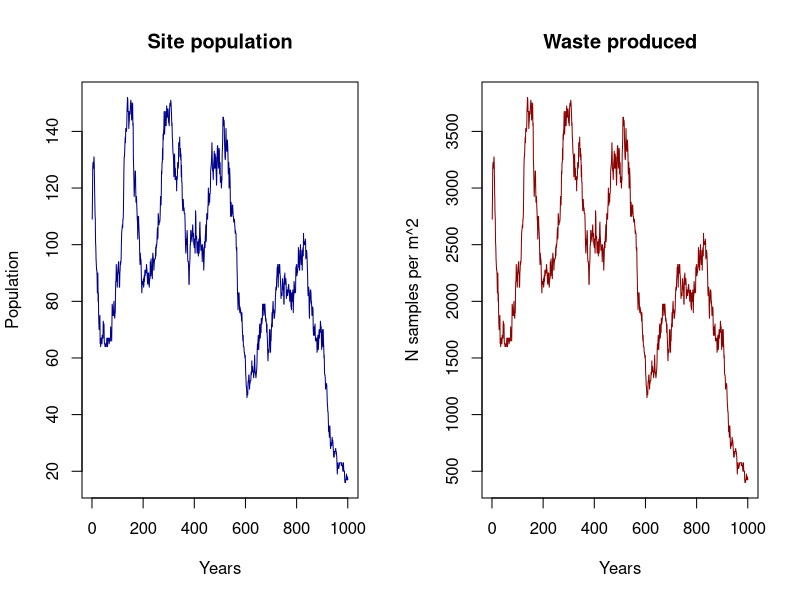
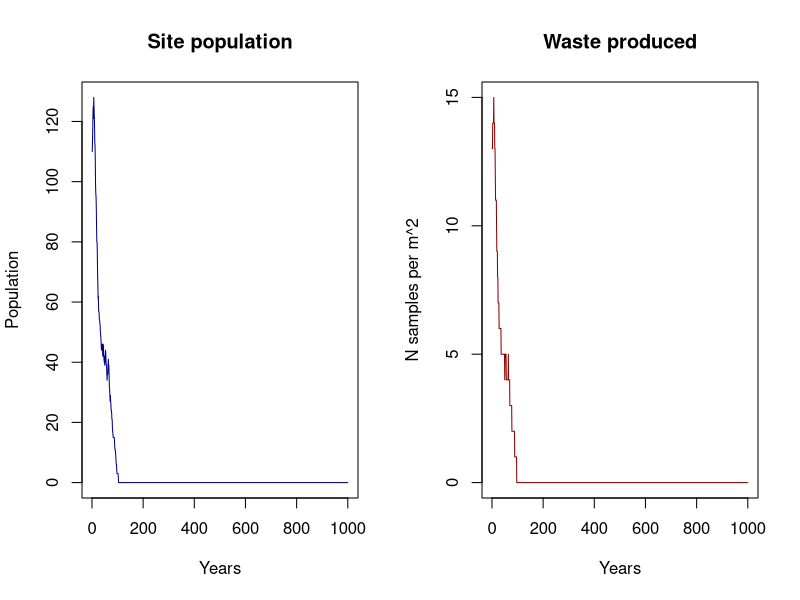
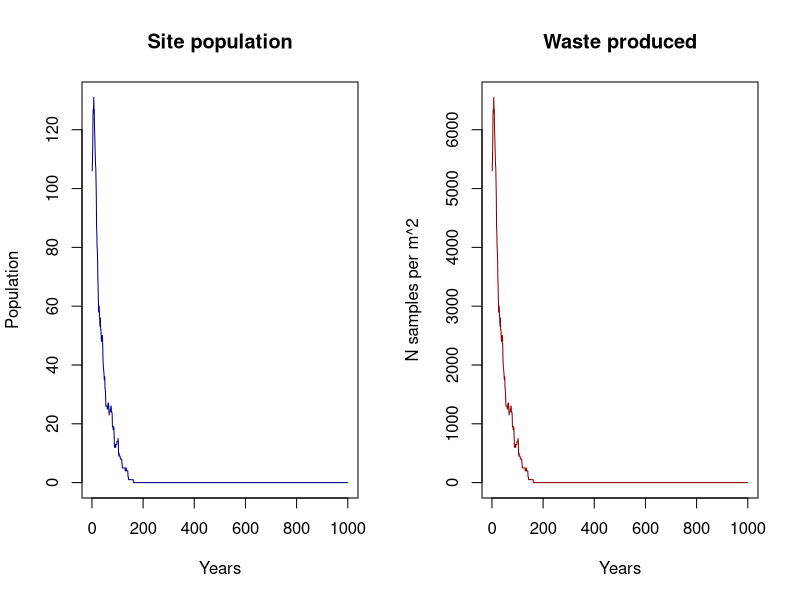
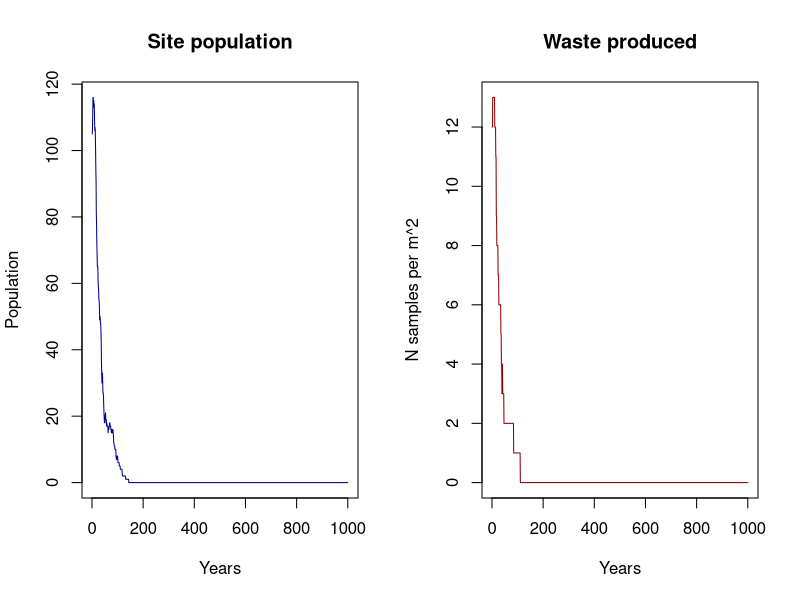
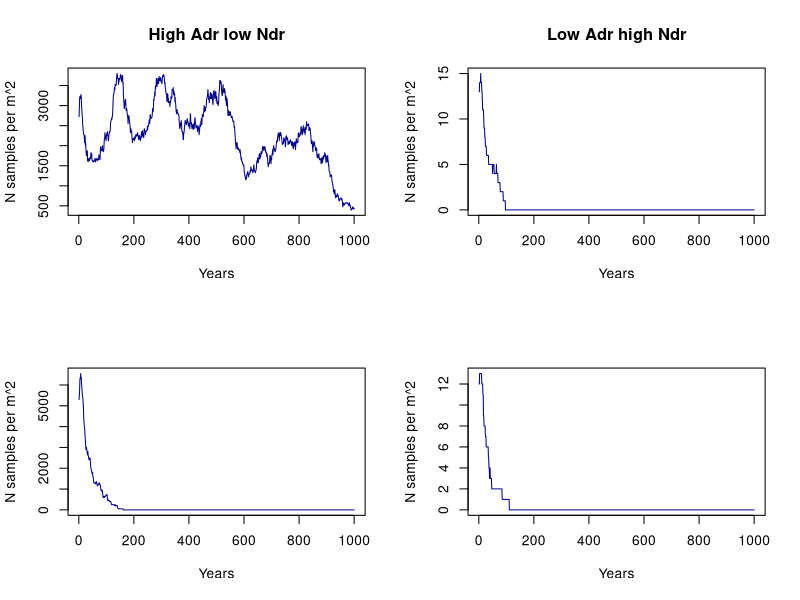

Here is the R script that generated these plots, in order:
## ---- chunk 1
library(DiagrammeR)

grViz("
digraph record_formation {

graph [layout = dot, ## Set title and layout
       label = 'Record formation process',
       labelloc = 't'
       fontname = Helvetica,
       fontsize = 30]

# node definitions with substituted label text
node [fontname = Helvetica, ## General node definition
      style = filled,
      color = MistyRose]
      
## Per node definition
a [label = '@@1',
   fillcolor = Orangered]
b [label = '@@2']
c [label = '@@3',
   fillcolor = Orangered]
d [label = '@@4']
e [label = '@@5',
   fillcolor = Orangered]
f [label = '@@6',
   fillcolor = orange,
   fixedsize = shape,
   width = 4.5,
   height = 1,
   fontsize = 30]

## General edge definition
edge [color = grey,
       arrowhead = vee,
       arrowtail = vee]

## Specific edges
a -> {c}
b -> {c}
c -> {f}
d -> {e}
e -> {f}
}

## Label definition
[1]: 'Pop (group size)'
[2]: 'Site function'
[3]: 'Anthropogenic deposition rates'
[4]: 'Site type'
[5]: 'Natural deposition rates'
[6]: 'Waste/sqrm'

")

## ---- chunk 2
grViz("
digraph record_formation {

graph [layout = dot, ## Set title and layout
       label = 'Record formation process',
       labelloc = 't'
       fontname = Helvetica,
       fontsize = 30]

# node definitions with substituted label text
node [fontname = Helvetica, ## General node definition
      style = filled,
      color = MistyRose]
      
## Per node definition
a [label = '@@1',
   fillcolor = Orangered]
b [label = '@@2',
   fillcolor = orange,
   fixedsize = shape,
   width = 4.5,
   height = 1,
   fontsize = 30]

## General edge definition
edge [color = grey,
       arrowhead = vee,
       arrowtail = vee]

## Specific edges
a -> {b}
}

## Label definition
[1]: 'Pop (group size)'
[2]: 'Waste/sqrm'

")

## ---- chunk 3
grViz("
digraph record_formation {

graph [layout = dot, ## Set title and layout
       label = 'Record formation process',
       labelloc = 't'
       fontname = Helvetica,
       fontsize = 30]

# node definitions with substituted label text
node [fontname = Helvetica, ## General node definition
      style = filled,
      color = MistyRose]
      
## Per node definition
a [label = '@@1',
   fillcolor = Orangered]
b [label = '@@2',
   fillcolor = Orangered]
c [label = '@@3',
   fillcolor = orange,
   fixedsize = shape,
   width = 4.5,
   height = 1,
   fontsize = 30]

## General edge definition
edge [color = grey,
       arrowhead = vee,
       arrowtail = vee]

## Specific edges
a -> {c}
b -> {c}
}

## Label definition
[1]: 'Anthropogenic deposition rates'
[2]: 'Natural deposition rates'
[3]: 'Waste/sqrm'

")

## ---- chunk 4

### Population protocol

## Function 1. Generation of population dynamics
#' Returns a data.frame with two columns, where the number of rows is the number of
#' people. The first column contains the ages and the second column contains the sex.
#' @title Gpd
#' @param x: Input data. A data frame or matrix with two columns and nrow = Initial
#' population. One row per individual. The first column is the age of the individual.
#' The second column is the sex of the individual, and must be c("F","M").
#' @param W_fer_age: Vector with two values. The first value is the youngest age
#' at which it is considered that women can have children for prehistoric societies.
#' The second value is the oldest age at which it is considered that women can 
#' have children. Default is c(10,30).
#' @param M_fer_age: Vector with two values. The first value is the youngest age
#' at which it is considered that men can have children for prehistoric societies.
#' The second value is the oldest age at which it is considered that men can have 
#' children. Default is c(15,40)
#' @param  P_o: Probability of a woman having a son per year. Default is 0.3.
#' @export

Gpd <- function(x, W_fer_age = c(10,30), M_fer_age = c(15,40),
                P_o = 0.3){
  
  ### Process of having offspring
  
  # Female fertile population
  W <- x[x[,2]=="F",]
  W_fert <- W[W$Age>W_fer_age[1] & W$Age<W_fer_age[2],]
  
  # Male fertile population
  M <- x[x[,2]=="M",]
  M_fert <- M[M$Age>M_fer_age[1] & M$Age<M_fer_age[2],]
  
  ## Probability of having descendance per woman
  # Penalisation in case there are too few men
  pen <- round(nrow(M_fert)*2/nrow(W_fert),2) ## Assumes one man can have two women
  pen[pen>1] <- 1 ## The men penalisation can never multiply the birth rate per woman
  
  ## Probability of a woman having a son per year
  P_o <- P_o*pen
  
  Offspring <- sum(rbinom(nrow(W_fert),1,P_o))
  New_pop <- data.frame("Age" = rep(0,Offspring),                        
                        "Sex" = sample(c("M","F"),Offspring,prob=c(0.5,0.5),replace = TRUE))
  x <- rbind(x,New_pop)
  
  ### Process of dying
  
  vec_d <- apply(x,1,death)
  x <- x[vec_d==0,]
  
  ## Apply carrying capacty restrictions
  x <- K_lim(x, K)
  
  return(x)
}

## Function 2. Simulation of death process
#' @title death
#' Returns a value (0,1) where 0 = person lives and 1 = person dies, based
#' on pd (the probability matrix)
#' Thought to use with apply
#' @param x: An integer with the age of the person
#' @param pd: The probability matrix for mortality by age. A matrix is provided as 
#' default, but the user should provide another adapted to her/his population.
#' @export

death <- function(x,pd=data.frame("Age" = c(0:99),
                                  "P_d" = c(rep(0.13,2),
                                            rep(0.08,8),
                                            rep(0.01,25),
                                            rep(0.1,15),
                                            rep(0.15,10),
                                            rep(0.25,5),
                                            rep(0.99,35)))){
  age <- as.numeric(x[1])
  return(rbinom(1,1,prob = pd[pd$Age==age,2]))
}

## Function 3. Simulation of carrying capacity limitation
## If the population exceeds the carrying capacity, it eliminates oversize
## with 0.8 probability per person exceeding.
#' @title K_lim
#' @param x: Data frame or matrix. Population (number of people)
#' @param k: Integer. Carrying capacity. Provided by the user
#' @export

K_lim <- function(x,k,prob = 0.8){
  p <- nrow(x)
  if (p>k){
    o <- rbinom(p-k,1,prob)
    o <- sum(o[o==1])
    o[o==0] <- 1 ## Avoids problem eliminating all the df if remove == 0
    x <- x[-sample(1:nrow(x),o,replace = FALSE),]
  }
  return(x)
}


## ---- chunk 5

## Function 4. Simulation of anthropogenic deposition rates
#' Returns the total amount of waste produced in the site. An integer.
#' @title A_dep_r
#' @param x: Integer (user provided) or data.frame. It is the number of people
#' inhabiting the site. If data.frame, the number of people is the number of rows. 
#' @param S_f: String. It is the site functionality, and it modulates the effect
#' of number of people by considering partial occupation of the site and different
#' deposition rates according the activities deployed. Possible states are:
#' 'residential' ('r'), 'logistic' ('l'), 'permanent' ('p') and 'funeral' ('f').
#' If S_f = 'f', number of buried individuals must be specified (in the argument x).
#'  Default is 'p'.
#' @param occ: If S_f = 'r' or S_f = 'l', occ (time of occupation of the camp
#' per year, in months) must be specified. Default is NULL, but if left NULL,
#' the function considers 1 month for logistic camps and 3 months for 
#' residential camps.
#' @export

A_dep_r <- function(x,S_f = "p", occ = NULL){
  try(if(is.null(x) == TRUE & is.null(S_f) == TRUE) 
    stop("Population and Site function undefined"))
  
  ## Set the number of individuals
  if (is.vector(x)==TRUE){
    Pop <- length(x)
  } else {
    Pop <- nrow(x)
  }
  
  ## Define time for logistic/residential camps if time = NULL
  if (is.null(occ) == TRUE){
    if (S_f == 'r'){
      occ <- 3
    } else if (S_f == 'l'){
      occ <- 1
    }
  }
  
  ## Population times goats per person a year (5) times bone Kg per goat (20)
  ## Dayenoff et al., 2019 for the weight of the carcass.
  adr <- Pop*5*20
  
  if (S_f == 'r'){
    adr <- round(adr/12*occ)
  } else if (S_f == 'l'){
    adr <- round((adr/12*occ)/4) ## Divides by 4 because it is considered that 
                                 ## heavy food is not brought in place
  } else if (S_f == 'f'){
    adr <- Pop*17 # 17 kg of bone as an average per person
  }
  return(adr)
}
## ---- chunk 6
## Function 5. Simulation of deposition deposition rates
#' For the output. If site.based == FALSE, it returns a single value, as it 
#' considers the same value for each year. If site.based == TRUE, it returns
#' a vector with as many values as years considered, with the specific sedimentary
#' rate for each year.
#' @title N_dep_r
#' @param S_t: Three possible site types have been considered: 'open-air' ('oa'),
#' 'cave' ('c') and rockshelter ('rs'). When enabled, this parameter modules the 
#' effect of the speed. Default is NULL.
#' @param sed.r: This is the speed at which the natural sediment deposits on the 
#' 'site. It has three levels: 'slow' ('s'), 'medium' ('m') and 'fast' ('f'). 
#' Default is 'm'.
#' @param site.based: Boolean. It states whether the depositio rates are based 
#' directly from the site. It TRUE, then the parameter 'layers' must be specified.
#' Default is FALSE
#' @param layers: A data frame, whith as many rows as layers. For the columns,
#' the first column is the name of each layer, the second column is the thickness
#' of the layer (in cms), the third column is the first year from where the layer
#' is to be computed and the last column is the last of the layer. The deposition
#' rate is computed as cm/nyears
#' @export

## Example for parameter 'layers'
#nlay <- data.frame("Layers" = c(1,2,3), "Thickness" = c(16,14,13),
#                   "Initial year" = c(7500,7100,6800), "Final year" = 

N_dep_r <- function(S_t = NULL, sed.r = 'm', site.based = FALSE,
                    layers){
  
  if (site.based == FALSE){
    ## Set the general speed of the deposition rates
    if (sed.r == 's'){
      s <- 0.05
    } else if (sed.r == 'm'){
      s <- 0.1
    } else if (sed.r == 'f'){
      s <- 0.15
    }
    
    ## Set the value for site type
    if(is.null(S_t) == FALSE){
      if (S_t == 'oa'){
        s <- s*3
      } else if (S_t == 'rs'){
        s <- s*2
      }
    }
  } else {
    l_rates <- rep(0,nrow(layers))
    for (i in 1:nrow(layers)){
      l_rates[i] <- round(layers[i,2]/(layers[i,3]-layers[i,4]),2)
    }
    s <- c()
    for (i in 1:nrow(layers)){
      s <- append(s,rep(l_rates[i],layers[i,3]-layers[i,4]))
    }
  }
  return(s)
}

## ---- chunk 7
## Function 6. Waste production
#' Returns the final product of the waste produced in a site. An integer.
#' @title W_prod
#' @param x: Integer (user provided) or data.frame. It is the number of people
#' inhabiting the site. If data.frame, the number of people is the number of rows.
#' @param Adr: An integer. Can be inserted directly or modelled.
#' @param Ndr: A double. Can be inserted directly or modelled.
#' @param area: An integer. This is the total area of the site.
#' @param ss: An integer. This is the sample size required for 14C dating.
#' Default is 4, considering 4 gm of non-charred bone needed for one dating.
#' @export

W_prod <- function(x,Adr = NULL,Ndr = NULL, area, ss = 4){
  
  ## Set the number of individuals
  if (is.vector(x)==TRUE){
    Pop <- length(x)
  } else {
    Pop <- nrow(x)
  }
  
  if (is.null(Adr) == TRUE & is.null(Ndr) == TRUE){
    w <- Pop*5*20
  } else if (is.null(Adr) == TRUE & is.null(Ndr) == FALSE){
    w <- (Pop*5*20)/(10*Ndr)
  } else if (is.null(Adr) == FALSE & is.null(Ndr) == FALSE){
    w <- Adr/(10*Ndr)
  } else if (is.null(Adr) == FALSE & is.null(Ndr) == TRUE){
    w <- Adr
  }
  
  w <- w*(1000/ss)

  w <- round(w/area)
  return(w)
} 
## ---- chunk 8

## Set initial values
set.seed(1234)
ts <- 1000 # Time span
K <- 150
area <- 1000
Gs_init <- 100 # Initial population
Gs_init <- data.frame("Age" = sample(10:30,Gs_init,10:30, replace = TRUE),
                      "Sex" = sample(c("M","F"), Gs_init, prob = c(0.5,0.5), replace = TRUE))


## ---- chunk 9
## Start the loop
res <- data.frame("Pop" = rep(0,ts), "W" = rep(0,ts))
Pop <- Gs_init

for (i in 1:ts){
  Pop <- Gpd(Pop)
  a_w <- A_dep_r(Pop)
  ndp <- N_dep_r()
  
  res$Pop[i] <- nrow(Pop)
  res$W[i] <- W_prod(Pop, Adr= a_w, Ndr = ndp, area = area)
  Pop$Age <- Pop$Age+1
}
## ---- chunk 10
## Plots
par(mfrow = c(1,2))
plot(res$Pop, type = "l", col = "darkblue", ylab = "Population",
     xlab = "Years", main = "Site population")
plot(res$W, type = "l", col = "darkred", ylab = "N samples per m^2",
     xlab = "Years", main = "Waste produced")
## ---- chunk 11
## Different conditions
# Start the loop

res2 <- data.frame("Pop" = rep(0,ts), "W" = rep(0,ts))
Pop <- Gs_init

for (i in 1:ts){
  Pop <- Gpd(Pop)
  a_w <- A_dep_r(Pop, S_f = "l", occ = 1)
  ndp <- N_dep_r(S_t = "oa", sed.r = "f")
  
  res2$Pop[i] <- nrow(Pop)
  res2$W[i] <- W_prod(Pop, Adr= a_w, Ndr = ndp, area = area)
  Pop$Age <- Pop$Age+1
}
## ---- chunk 12
## Plots
par(mfrow = c(1,2))
plot(res2$Pop, type = "l", col = "darkblue", ylab = "Population",
     xlab = "Years", main = "Site population")
plot(res2$W, type = "l", col = "darkred", ylab = "N samples per m^2",
     xlab = "Years", main = "Waste produced")
## ---- chunk 13
## Different conditions
# Start the loop

res3 <- data.frame("Pop" = rep(0,ts), "W" = rep(0,ts))
Pop <- Gs_init

for (i in 1:ts){
  Pop <- Gpd(Pop, W_fer_age = c(15,35), M_fer_age = c(15,35), P_o = 0.2)
  a_w <- A_dep_r(Pop, S_f = "h", occ = 8)
  ndp <- N_dep_r(S_t = "c", sed.r = "s")
  
  res3$Pop[i] <- nrow(Pop)
  res3$W[i] <- W_prod(Pop, Adr= a_w, Ndr = ndp, area = area)
  Pop$Age <- Pop$Age+1
}

## Plots
par(mfrow = c(1,2))
plot(res3$Pop, type = "l", col = "darkblue", ylab = "Population",
     xlab = "Years", main = "Site population")
plot(res3$W, type = "l", col = "darkred", ylab = "N samples per m^2",
     xlab = "Years", main = "Waste produced")

## ---- chunk 14
## Different conditions
# Start the loop

res4 <- data.frame("Pop" = rep(0,ts), "W" = rep(0,ts))
Pop <- Gs_init

for (i in 1:ts){
  Pop <- Gpd(Pop, W_fer_age = c(15,35), M_fer_age = c(15,35), P_o = 0.2)
  a_w <- A_dep_r(Pop, S_f = "l", occ = 1)
  ndp <- N_dep_r(S_t = "oa", sed.r = "f")
  
  res4$Pop[i] <- nrow(Pop)
  res4$W[i] <- W_prod(Pop, Adr= a_w, Ndr = ndp, area = area)
  Pop$Age <- Pop$Age+1
}

## Plots
par(mfrow = c(1,2))
plot(res4$Pop, type = "l", col = "darkblue", ylab = "Population",
     xlab = "Years", main = "Site population")
plot(res4$W, type = "l", col = "darkred", ylab = "N samples per m^2",
     xlab = "Years", main = "Waste produced")

## ---- chunk 15
## Plots
par(mfrow = c(2,2))
plot(res$W, type = "l", col = "darkblue", ylab = "N samples per m^2",
     xlab = "Years", main = "High Adr low Ndr")
plot(res2$W, type = "l", col = "darkblue", ylab = "N samples per m^2",
     xlab = "Years", main = "Low Adr high Ndr")
plot(res3$W, type = "l", col = "darkblue", ylab = "N samples per m^2",
     xlab = "Years")
plot(res4$W, type = "l", col = "darkblue", ylab = "N samples per m^2",
     xlab = "Years")
